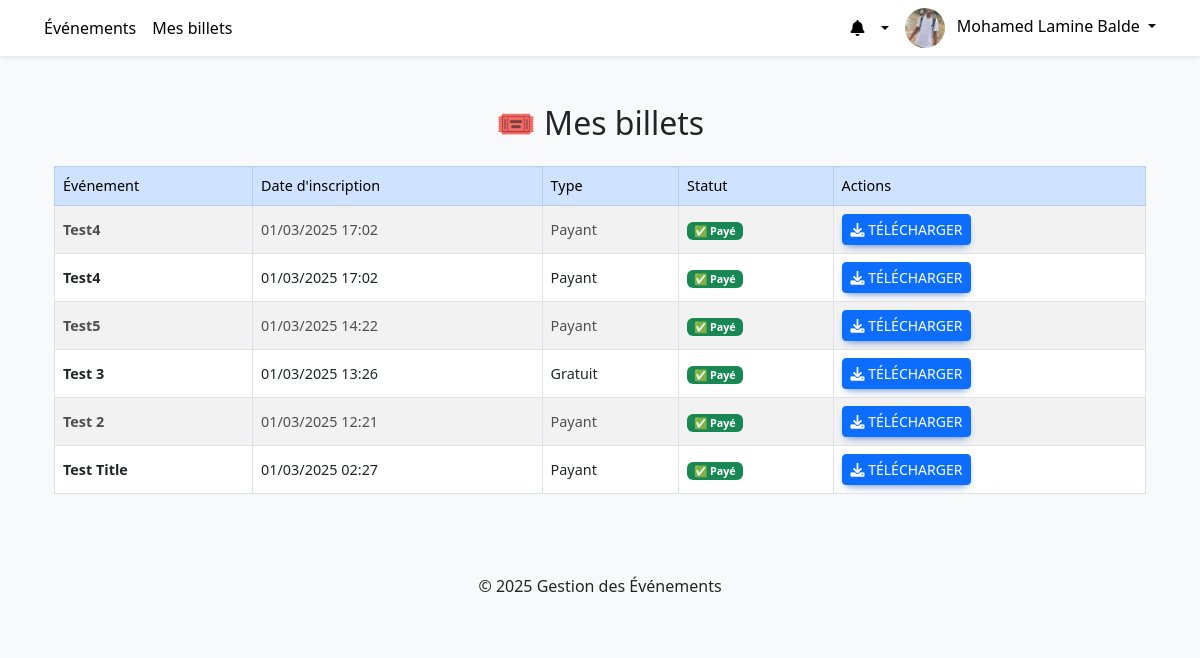
The page /events/my-tickets/ (signed in) on the database its author committed.
### users/models.py (models this page shows, shortened)
class User(AbstractUser):
    uid = models.UUIDField(primary_key=True, default=uuid.uuid4, editable=False)
    ROLE_CHOICES = (
        ('organisator', 'Organisateur'),
        ('participant', 'Participant'),
    )
    first_name = models.CharField(max_length=20)
    last_name = models.CharField(max_length=40)
    username = models.CharField(max_length=150, unique=True)
    email = models.EmailField(unique=True)
    role = models.CharField(max_length=20, choices=ROLE_CHOICES, default='participant')
    profile_image = models.ImageField(upload_to='profile_images/', null=True, blank=True)
    email_confirmed = models.BooleanField(default=False)
    is_active = models.BooleanField(default=True)
    is_staff = models.BooleanField(default=False)
    confirmation_token = models.CharField(max_length=64, blank=True, null=True)
    reset_password_token = models.CharField(max_length=64, blank=True, null=True)
    reset_token_expires_at = models.DateTimeField(blank=True, null=True)
    USERNAME_FIELD = 'email'
    REQUIRED_FIELDS = ['username']
    objects = UserManager()

### events/models.py (models this page shows, shortened)
class Ticket(models.Model):
    TICKET_TYPE_CHOICES = (
        ('free', 'Gratuit'),
        ('paid', 'Payant'),
    )
    PAYMENT_STATUS_CHOICES = (
        ('pending', '⏳ En attente'),
        ('completed', '✅ Payé'),
        ('canceled', '❌ Annulé'),
        ('failed', '⚠️ Échec'),
    )
    uid = models.UUIDField(primary_key=True, default=uuid.uuid4, editable=False)
    user = models.ForeignKey(settings.AUTH_USER_MODEL, on_delete=models.CASCADE, related_name='tickets')
    event = models.ForeignKey('events.Event', on_delete=models.CASCADE, related_name='tickets')
    ticket_type = models.CharField(max_length=20, choices=TICKET_TYPE_CHOICES)
    payment_status = models.CharField(max_length=20, choices=PAYMENT_STATUS_CHOICES, default='pending')
    qr_code = models.ImageField(upload_to='qr_codes/', null=True, blank=True)
    created_at = models.DateTimeField(auto_now_add=True)

class Event(models.Model):
    STATUS_CHOICES = (
        ('public', 'Public'),
        ('private', 'Privé'),
    )
    uid = models.UUIDField(primary_key=True, default=uuid.uuid4, editable=False)
    title = models.CharField(max_length=255)
    description = models.TextField()
    image = models.ImageField(upload_to='event_images/', null=True, blank=True)
    location = models.CharField(max_length=255)
    start_date = models.DateTimeField()
    end_date = models.DateTimeField()
    capacity = models.PositiveIntegerField()
    price = models.DecimalField(max_digits=8, decimal_places=2)
    status = models.CharField(max_length=20, choices=STATUS_CHOICES, default='public')
    organizer = models.ForeignKey(settings.AUTH_USER_MODEL, on_delete=models.CASCADE, related_name='organized_events')
    category = models.ForeignKey(Category, on_delete=models.CASCADE, related_name='events')
    is_free = models.BooleanField(default=False)
    is_private = models.BooleanField(default=False)

### events/views.py (the view)
# urls.py: path('my-tickets/', views.MyTicketsView.as_view(), name='my_tickets'),
class MyTicketsView(LoginRequiredMixin, ListView):
    model = Ticket
    template_name = 'events/my_tickets.html'
    context_object_name = 'tickets'
    def get_queryset(self):
        return Ticket.objects.filter(user=self.request.user).order_by('-created_at')

### events/templates/events/my_tickets.html (shortened to what this page needs)
{% extends "events/base.html" %}
{% block content %}
<div class="container mt-5">
    <h2 class="text-center mb-4">🎟️ Mes billets</h2>
    <div class="table-responsive">
        <table class="table table-hover table-striped table-bordered align-middle">
            <thead class="table-primary">
                <tr>
                    <th>Événement</th>
                    <th>Date d'inscription</th>
                    <th>Type</th>
                    <th>Statut</th>
                    <th>Actions</th>
                </tr>
            </thead>
            <tbody>
                {% for ticket in tickets %}
                <tr>
                    <td><strong>{{ ticket.event.title }}</strong></td>
                    <td>{{ ticket.created_at|date:"d/m/Y H:i" }}</td>
                    <td>{{ ticket.get_ticket_type_display }}</td>
                    <td>
                        {% if ticket.payment_status == "completed" %}
                            <span class="badge bg-success">✅ Payé</span>
                        {% elif ticket.payment_status == "pending" %}
                            <span class="badge bg-warning">⏳ En attente</span>
                        {% elif ticket.payment_status == "canceled" %}
                            <span class="badge bg-danger">❌ Annulé</span>
                        {% elif ticket.payment_status == "failed" %}
                            <span class="badge bg-secondary">⚠️ Échec</span>
                        {% else %}
                            <span class="badge bg-dark">🔍 Inconnu</span>
                        {% endif %}
                    </td>
                    <td>
                        <a href="{% url 'events:download_ticket' ticket.uid %}" class="btn btn-sm btn-primary">
                            <i class="fas fa-download"></i> Télécharger
                        </a>
                    </td>
                </tr>
                {% endfor %}
            </tbody>
        </table>
    </div>
</div>
{% endblock %}

### events/templates/events/base.html (shortened to what this page needs)
{% load static %}
{% load static math_extras %}
<!DOCTYPE html>
<html lang="fr">
<head>
    <link rel="stylesheet" href="https://cdnjs.cloudflare.com/ajax/libs/mdb-ui-kit/6.4.2/mdb.min.css">
    <link rel="stylesheet" href="https://cdn.jsdelivr.net/npm/bootstrap@5.3.0/dist/css/bootstrap.min.css">
    <link rel="stylesheet" href="https://cdnjs.cloudflare.com/ajax/libs/font-awesome/6.0.0/css/all.min.css">
</head>
<body>
<nav class="navbar navbar-expand-lg navbar-light bg-white shadow-sm sticky-top px-4 py-0">
    <div class="container-fluid">
        <div class="collapse navbar-collapse" id="mainNavbar">
            <ul class="navbar-nav mb-2 mb-lg-0">
                <li class="nav-item">
                    <a class="nav-link" href="{% url 'events:list' %}">Événements</a>
                </li>
                {% if request.user.is_authenticated %}
                    {% if request.user.role == "organisator" %}
                        <li class="nav-item">
                            <a class="nav-link" href="{% url 'events:create' %}">Créer un événement</a>
                        </li>
                        <li class="nav-item">
                            <a class="nav-link" href="{% url 'events:dashboard' %}">Tableau de bord</a>
                        </li>
                    {% elif request.user.role == "participant" %}
                        <li class="nav-item">
                            <a class="nav-link" href="{% url 'events:my_tickets' %}">Mes billets</a>
                        </li>
                    {% endif %}
                {% endif %}
            </ul>
        </div>
        <div class="navbar-nav align-items-center">
            {% if request.user.is_authenticated %}
                <div class="nav-item dropdown">
                    <a href="#" class="nav-link dropdown-toggle" data-bs-toggle="dropdown">
                        <i class="fa fa-bell me-lg-2"></i>
                    </a>
                </div>
                <div class="nav-item dropdown">
                    <a href="#" class="nav-link dropdown-toggle" data-bs-toggle="dropdown">
                        <img class="rounded-circle me-lg-2"
                             src="{% if request.user.profile_image %}{{ request.user.profile_image.url }}{% else %}{% static 'img/default-user.jpg' %}{% endif %}"
                             alt="Profil"
                             style="width: 40px; height: 40px; object-fit: cover;">
                        <span class="d-none d-lg-inline-flex">{{ request.user.get_full_name|default:request.user.username }}</span>
                    </a>
                </div>
            {% else %}
                <a href="{% url 'users:login' %}" class="btn btn-primary btn-sm ms-3">Se connecter</a>
            {% endif %}
        </div>
    </div>
</nav>
<div class="container mt-4">
    {% block content %}{% endblock %}
</div>
<footer class="text-center mt-5 py-3 bg-light">
    <p>© 2025 Gestion des Événements</p>
</footer>
</body>
</html>

### events/templates/events/base.html (style rules this page uses)
body { background-color: #f8f9fa; }
.navbar { background-color: white; box-shadow: 0px 4px 6px rgba(0, 0, 0, 0.1); }
.navbar .nav-link, .navbar .navbar-brand { color: black !important; font-weight: 500; }

### rows shown on the page
User: profile_image (picture), user.get_full_name "Mohamed Lamine Balde"
Ticket: event "Test4", created_at "01/03/2025 17:02", ticket_type "Payant", payment_status "✅ Payé"
Ticket: event "Test4", created_at "01/03/2025 17:02", ticket_type "Payant", payment_status "✅ Payé"
Ticket: event "Test5", created_at "01/03/2025 14:22", ticket_type "Payant", payment_status "✅ Payé"
Ticket: event "Test 3", created_at "01/03/2025 13:26", ticket_type "Gratuit", payment_status "✅ Payé"
Ticket: event "Test 2", created_at "01/03/2025 12:21", ticket_type "Payant", payment_status "✅ Payé"
Ticket: event "Test Title", created_at "01/03/2025 02:27", ticket_type "Payant", payment_status "✅ Payé"
